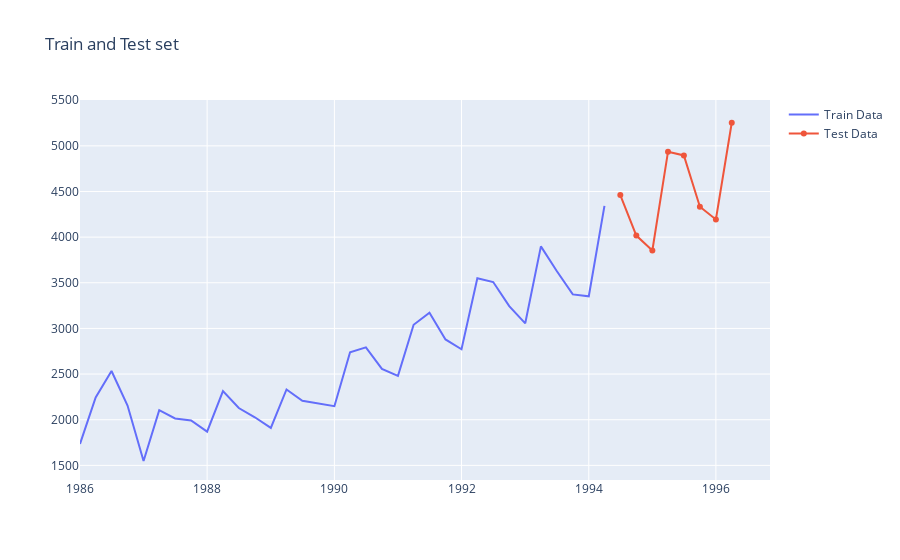

The notebook cell saved with this chart:
### Code cell
# Visualizing with graphs
fig=go.Figure()
fig.add_scatter(x=train_data['Date'],y=train_data['Sales'],name='Train Data')
fig.add_scatter(x=test_data['Date'],y=test_data['Sales'],name='Test Data')
# fig.update_traces(mode='lines+markers',)
fig.update_layout(title='Train and Test set')
fig.show()
